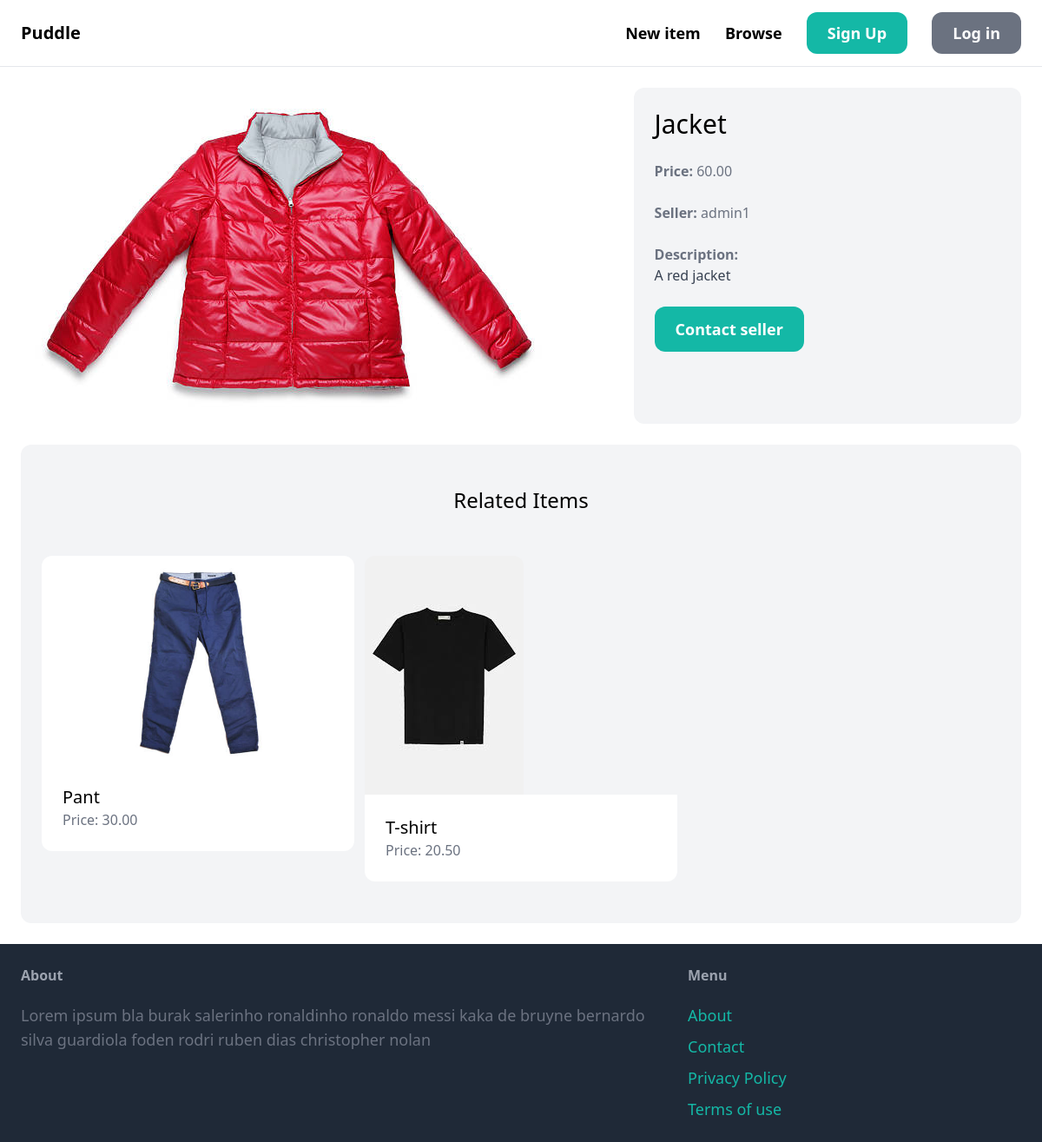
/item/23/, run on the app's committed database.
### item/models.py (models this page shows, shortened)
class Item(models.Model):
    category = models.ForeignKey(Category, related_name='items', on_delete=models.CASCADE)
    name = models.CharField(max_length=255)
    description = models.TextField(blank=True, null=True)
    price = models.DecimalField(max_digits=6, decimal_places=2)
    image = models.ImageField(upload_to='item_images', blank=True, null=True)
    is_sold = models.BooleanField(default=False)
    created_at = models.DateTimeField(auto_now_add=True)
    created_by = models.ForeignKey(User, related_name='items', on_delete=models.CASCADE)
    class Meta:
        ordering = ['name']

### item/views.py (the view)
# urls.py: path('<int:item_id>/', views.detail, name='detail'),
def detail(request, item_id):
  item = get_object_or_404(Item, pk=item_id)
  related_items = Item.objects.filter(category=item.category, is_sold=False).exclude(pk=item_id)[:3]
  return render(request, 'item/detail.html', {'item': item, 'related_items': related_items})

### item/templates/item/detail.html (shortened to what this page needs)
{% extends 'core/base.html' %}
{% block content %}
<div class="grid grid-cols-5 gap-6">
  <div class="col-span-3">
    <img src="{{ item.image.url }}" class="rounded-xl">
  </div>
  <div class="col-span-2 p-6 bg-gray-100 rounded-xl">
    <h1 class="mb-6 text-3xl">{{ item.name }}</h1>
    <p class="mb-6 text-gray-500"><strong>Price: </strong>{{ item.price }}</p>
    <p class="mb-6 text-gray-500"><strong>Seller: </strong>{{ item.created_by.username }}</p>
    {% if item.description %}
      <p class="text-gray-700">
        <strong class="text-gray-500">Description: </strong><br>{{ item.description }}
      </p>
    {% endif %}
    {% if request.user == item.created_by %}
      <div class="mt-6 p-6 bg-white rounded-xl">
        <p>This is your item!</p>
        <a href="{% url 'item:edit' item.id %}" class="inline-block mt-6 px-6 py-3 text-lg font-semibold bg-teal-500 text-white rounded-xl">Edit</a>
        <a href="{% url 'item:delete' item.id %}" class="inline-block mt-6 px-6 py-3 text-lg font-semibold bg-red-500 text-white rounded-xl">Delete</a>
      </div>
    {% else %}
      <a href="{% url 'conversation:new' item.id %}" class="inline-block mt-6 px-6 py-3 text-lg font-semibold bg-teal-500 text-white rounded-xl hover:bg-teal-700">Contact seller</a>
    {% endif %}
  </div>
</div>
<div class="mt-6 px-6 py-12 bg-gray-100 rounded-xl">
  <h2 class="mb-12 text-2xl text-center">Related Items</h2>
  <div class="grid grid-cols-3 gap-3">
    {% for item in related_items %}
      <div>
        <a href="{% url 'item:detail' item.id %}">
          <div>
            <img src="{{ item.image.url }}" class="rounded-t-xl">
          </div>
          <div class="p-6 bg-white rounded-b-xl">
            <h2 class="text-xl">{{ item.name }}</h2>
            <p class="text-gray-500">Price: {{ item.price }}</p>
          </div>
        </a>
      </div>
    {% endfor %}
  </div>
</div>
{% endblock %}

### data on the page
Item: image (picture), name "Jacket", price "60.00", created_by.username "admin1", description "A red jacket"
Item: image (picture), name "Pant", price "30.00"
Item: image (picture), name "T-shirt", price "20.50"
